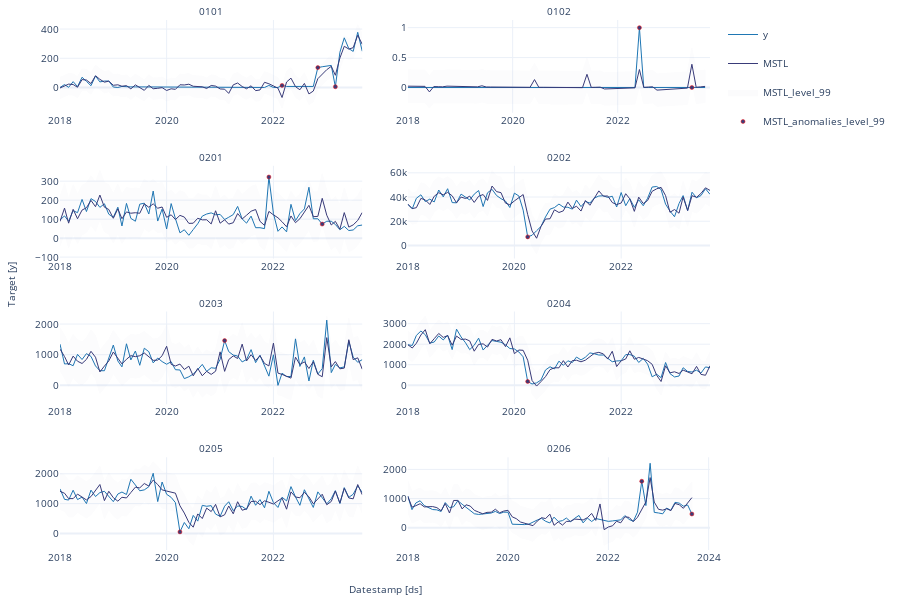

The notebook cell saved with this chart:
### Code cell
StatsForecast.plot(insample_forecasts, plot_random = False, plot_anomalies = True)
